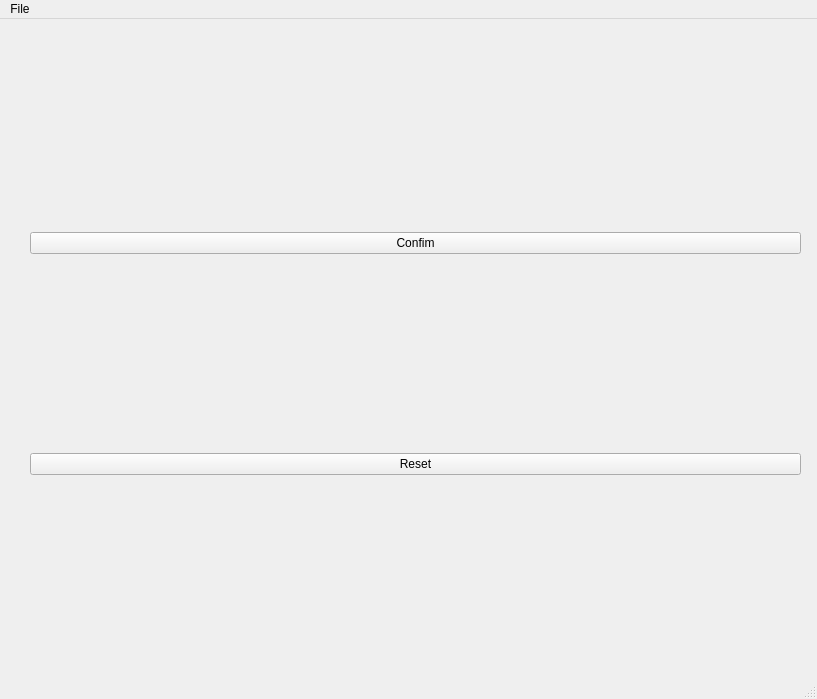
<?xml version="1.0" encoding="UTF-8"?>
<ui version="4.0">
 <class>AgentConfigWindow</class>
 <widget class="QMainWindow" name="AgentConfigWindow">
  <property name="geometry">
   <rect>
    <x>0</x>
    <y>0</y>
    <width>817</width>
    <height>699</height>
   </rect>
  </property>
  <property name="windowTitle">
   <string>MainWindow</string>
  </property>
  <widget class="QWidget" name="centralwidget">
   <widget class="QWidget" name="horizontalLayoutWidget">
    <property name="geometry">
     <rect>
      <x>30</x>
      <y>20</y>
      <width>771</width>
      <height>631</height>
     </rect>
    </property>
    <layout class="QHBoxLayout" name="horizontalLayout">
     <property name="sizeConstraint">
      <enum>QLayout::SetNoConstraint</enum>
     </property>
     <item>
      <layout class="QFormLayout" name="formLayout">
       <property name="verticalSpacing">
        <number>5</number>
       </property>
      </layout>
     </item>
     <item>
      <layout class="QVBoxLayout" name="verticalLayout_2">
       <item>
        <widget class="QPushButton" name="pushButton_confirm">
         <property name="text">
          <string>Confim</string>
         </property>
        </widget>
       </item>
       <item>
        <widget class="QPushButton" name="pushButton_reset">
         <property name="text">
          <string>Reset</string>
         </property>
        </widget>
       </item>
      </layout>
     </item>
    </layout>
   </widget>
  </widget>
  <widget class="QMenuBar" name="menubar">
   <property name="geometry">
    <rect>
     <x>0</x>
     <y>0</y>
     <width>817</width>
     <height>22</height>
    </rect>
   </property>
   <widget class="QMenu" name="menuFile">
    <property name="title">
     <string>File</string>
    </property>
    <addaction name="actionSave"/>
    <addaction name="actionQuit"/>
   </widget>
   <addaction name="menuFile"/>
  </widget>
  <widget class="QStatusBar" name="statusbar"/>
  <action name="actionQuit">
   <property name="text">
    <string>Quit</string>
   </property>
   <property name="shortcut">
    <string>Esc</string>
   </property>
  </action>
  <action name="actionSave">
   <property name="text">
    <string>Save</string>
   </property>
   <property name="shortcut">
    <string>Ctrl+S</string>
   </property>
  </action>
 </widget>
 <resources/>
 <connections/>
</ui>
